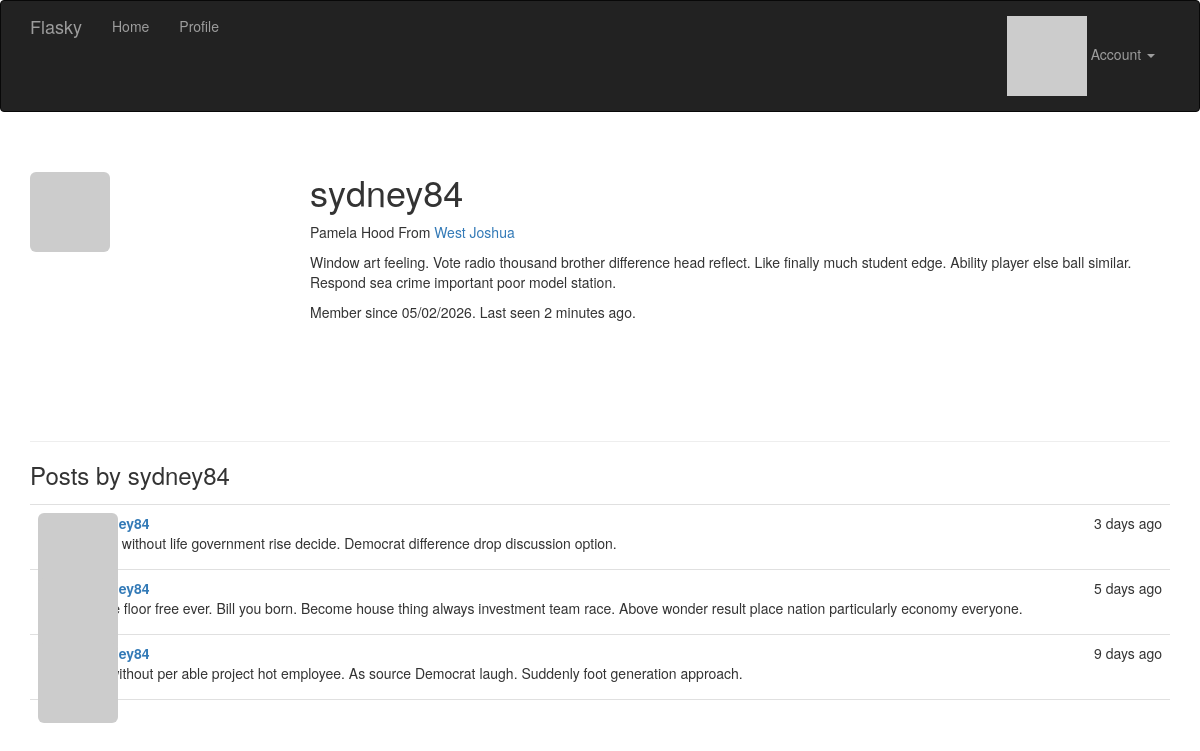
/user/sydney84 (signed in), run on the app's committed database.
### app/models.py (models this page shows, shortened)
class User(UserMixin, db.Model):
    __tablename__ = "users"
    id: Mapped[int] = mapped_column(primary_key=True)
    email: Mapped[str] = mapped_column(unique=True, index=True)
    username: Mapped[str] = mapped_column(unique=True, index=True)
    role_id: Mapped[int] = mapped_column(ForeignKey("roles.id"), nullable=True)
    password_hash: Mapped[str] = mapped_column(nullable=False)
    confirmed: Mapped[bool] = mapped_column(default=False)
    name: Mapped[str | None] = mapped_column()
    location: Mapped[str | None] = mapped_column()
    about_me: Mapped[str | None] = mapped_column(Text)
    member_since: Mapped[datetime] = mapped_column(DateTime(timezone=True), default=lambda: datetime.now(UTC))
    last_seen: Mapped[datetime] = mapped_column(DateTime(timezone=True), default=lambda: datetime.now(UTC))
    avatar_hash: Mapped[str | None] = mapped_column()
    posts: DynamicMapped["Post"] = relationship(back_populates="author", lazy="dynamic")
    @property
    def password(self) -> None:
        raise AttributeError("password is not a readable attribute")
    def can(self, perm: int) -> bool:
        return self.role is not None and self.role.has_permission(perm)
    def is_administrator(self) -> bool:
        return self.can(Permission.ADMIN)
    def ping(self) -> None:
        self.last_seen = datetime.now(UTC)
        db.session.add(self)
        db.session.commit()
    def gravatar(self, size: int = 100, default: str = "identicon", rating: str = "g") -> str:
        url: str = "https://secure.gravatar.com/avatar"
        hash_avatar: str = self.avatar_hash or self.gravatar_hash()
        return f"{url}/{hash_avatar}?s={size}&d={default}&r={rating}'."

class Post(db.Model):
    __tablename__ = "posts"
    id: Mapped[int] = mapped_column(primary_key=True)
    body: Mapped[str | None] = mapped_column(Text)
    timestamp: Mapped[datetime] = mapped_column(DateTime, index=True, default=lambda: datetime.now(UTC))
    author_id: Mapped[int] = mapped_column(ForeignKey("users.id"))
    author: Mapped["User"] = relationship(back_populates="posts")

### app/main/views.py (the view)
@main.route("/user/<username>")
def user(username: str):
    user: User = User.query.filter_by(username=username).first()
    if user is None:
        abort(404)
    posts =  user.posts.order_by(Post.timestamp.desc()).all()
    return render_template("user.html", user=user, posts=posts)

### app/auth/views.py (called while the page is built)
@auth.before_app_request
def before_request():
    if current_user.is_authenticated:
        current_user.ping()
        if not current_user.confirmed and request.blueprint != "auth" and request.endpoint != "static":
            return redirect(url_for("auth.unconfirmed"))
    return None

### app/main/__init__.py (called while the page is built)
@main.app_context_processor
def inject_permissions():
    return dict(Permission=Permission)

### app/models.py (called while the page is built)
@login_manager.user_loader
def load_user(user_id) -> User |  None:
    return db.session.get(User, int(user_id))

    def has_permission(self, perm):
        return self.permissions & perm == perm

### app/templates/user.html (shortened to what this page needs)
{% extends "base.html" %}
{% block page_content %}
<div class="page-header">
    <img class="img-rounded profile-thumbnail" src="{{ user.gravatar(size=256) }}">
    <div class="profile-header">
        <h1>{{ user.username }}</h1>
        {% if user.name or user.location %}
            <p>
                {% if user.name %}{{ user.name }}{% endif %}
                {% if user.location %}
                    From <a href="https://maps.google.com/?q={{ user.location }}">
                            {{ user.location }}
                         </a>
                {% endif %}
            </p>
        {% endif %}
        {% if user.about_me %}
            <p>{{ user.about_me }}</p>
        {% endif %}
        <p>
            Member since {{ moment(user.member_since).format("L") }}.
            Last seen {{ moment(user.last_seen).fromNow() }}.
        </p>
    </div>
</div>
<h3>Posts by {{ user.username }}</h3>
{% include "_posts.html" %}
{% endblock %}

### app/templates/_posts.html
<ul class="posts">
    {% for post in posts %}
        <li class="post">
            <div class="post-thumbnail">
                <a href="{{ url_for('.user', username=post.author.username) }}">
                    <img class="img-rounded profile-thumbnail" src="{{ post.author.gravatar(size=40) }}">
                </a>
            </div>
            <div class="post-content">
                <div class="post-date">{{ moment(post.timestamp).fromNow() }}</div>
                <div class="post-author"><a href="{{ url_for('.user', username=post.author.username) }}">{{ post.author.username }}</a></div>
                <div class="post-body">{{ post.body }}</div>
            </div>
        </li>
    {% endfor %}
</ul>

### app/static/styles.css (style rules this page uses)
.profile-thumbnail { position: absolute; }
.profile-header { min-height: 260px; margin-left: 280px; }
ul.posts { list-style-type: none; padding: 0px; margin: 16px 0px 0px 0px; border-top: 1px solid #e0e0e0; }
ul.posts li.post { padding: 8px; border-bottom: 1px solid #e0e0e0; }
div.post-date { float: right; }
div.post-author { font-weight: bold; }
div.post-thumbnail { position: absolute; }
div.post-content { margin-left: 48px; min-height: 48px; }

### data on the page
User: username "sydney84", name "Pamela Hood", location "West Joshua", about_me "Window art feeling. Vote radio thousand brother difference head reflect. Like finally much student edge. Ability player else ball similar. Respond sea crime important poor model station.", member_since "05/02/2026", last_seen "2 minutes ago"
Post: timestamp "3 days ago", body "Their without life government rise decide. Democrat difference drop discussion option."
Post: timestamp "5 days ago", body "Make floor free ever. Bill you born. Become house thing always investment team race. Above wonder result place nation particularly economy everyone."
Post: timestamp "9 days ago", body "Let without per able project hot employee. As source Democrat laugh. Suddenly foot generation approach."
